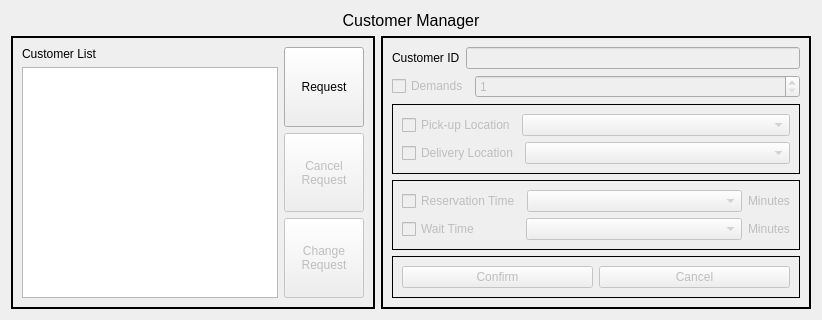
       <widget class="QWidget" name="customerManagerPage">
        <layout class="QVBoxLayout" name="verticalLayout_28">
         <item>
          <layout class="QVBoxLayout" name="verticalLayout_19">
           <item>
            <widget class="QLabel" name="cusManLabel">
             <property name="font">
              <font>
               <pointsize>12</pointsize>
              </font>
             </property>
             <property name="text">
              <string>Customer Manager</string>
             </property>
             <property name="alignment">
              <set>Qt::AlignCenter</set>
             </property>
            </widget>
           </item>
           <item>
            <layout class="QHBoxLayout" name="horizontalLayout_36">
             <item>
              <widget class="QFrame" name="frame">
               <property name="frameShape">
                <enum>QFrame::WinPanel</enum>
               </property>
               <layout class="QHBoxLayout" name="horizontalLayout_51">
                <item>
                 <layout class="QHBoxLayout" name="horizontalLayout_50">
                  <item>
                   <layout class="QVBoxLayout" name="verticalLayout_20">
                    <item>
                     <layout class="QHBoxLayout" name="horizontalLayout_34">
                      <item>
                       <widget class="QLabel" name="cusTableLabel">
                        <property name="text">
                         <string>Customer List</string>
                        </property>
                       </widget>
                      </item>
                     </layout>
                    </item>
                    <item>
                     <widget class="QTableWidget" name="cusTableWidget">
                      <property name="minimumSize">
                       <size>
                        <width>0</width>
                        <height>0</height>
                       </size>
                      </property>
                     </widget>
                    </item>
                   </layout>
                  </item>
                  <item>
                   <layout class="QVBoxLayout" name="verticalLayout_15">
                    <item>
                     <widget class="QPushButton" name="cusReqBtn">
                      <property name="sizePolicy">
                       <sizepolicy hsizetype="Minimum" vsizetype="Expanding">
                        <horstretch>0</horstretch>
                        <verstretch>0</verstretch>
                       </sizepolicy>
                      </property>
                      <property name="text">
                       <string>Request</string>
                      </property>
                     </widget>
                    </item>
                    <item>
                     <widget class="QPushButton" name="cusCancelReqBtn">
                      <property name="enabled">
                       <bool>false</bool>
                      </property>
                      <property name="sizePolicy">
                       <sizepolicy hsizetype="Minimum" vsizetype="Expanding">
                        <horstretch>0</horstretch>
                        <verstretch>0</verstretch>
                       </sizepolicy>
                      </property>
                      <property name="text">
                       <string>Cancel
Request</string>
                      </property>
                     </widget>
                    </item>
                    <item>
                     <widget class="QPushButton" name="cusChgReqBtn">
                      <property name="enabled">
                       <bool>false</bool>
                      </property>
                      <property name="sizePolicy">
                       <sizepolicy hsizetype="Minimum" vsizetype="Expanding">
                        <horstretch>0</horstretch>
                        <verstretch>0</verstretch>
                       </sizepolicy>
                      </property>
                      <property name="text">
                       <string>Change
Request</string>
                      </property>
                     </widget>
                    </item>
                   </layout>
                  </item>
                 </layout>
                </item>
               </layout>
              </widget>
             </item>
             <item>
              <widget class="QFrame" name="frame">
               <property name="sizePolicy">
                <sizepolicy hsizetype="Maximum" vsizetype="Preferred">
                 <horstretch>0</horstretch>
                 <verstretch>0</verstretch>
                </sizepolicy>
               </property>
               <property name="minimumSize">
                <size>
                 <width>430</width>
                 <height>0</height>
                </size>
               </property>
               <property name="maximumSize">
                <size>
                 <width>430</width>
                 <height>16777215</height>
                </size>
               </property>
               <property name="frameShape">
                <enum>QFrame::WinPanel</enum>
               </property>
               <layout class="QVBoxLayout" name="verticalLayout_18">
                <item>
                 <layout class="QHBoxLayout" name="horizontalLayout_33">
                  <item>
                   <widget class="QLabel" name="cusIdLabel">
                    <property name="sizePolicy">
                     <sizepolicy hsizetype="Fixed" vsizetype="Preferred">
                      <horstretch>0</horstretch>
                      <verstretch>0</verstretch>
                     </sizepolicy>
                    </property>
                    <property name="text">
                     <string>Customer ID</string>
                    </property>
                   </widget>
                  </item>
                  <item>
                   <widget class="QLineEdit" name="cusIdEdit">
                    <property name="enabled">
                     <bool>false</bool>
                    </property>
                    <property name="sizePolicy">
                     <sizepolicy hsizetype="Preferred" vsizetype="Fixed">
                      <horstretch>0</horstretch>
                      <verstretch>0</verstretch>
                     </sizepolicy>
                    </property>
                   </widget>
                  </item>
                 </layout>
                </item>
                <item>
                 <layout class="QHBoxLayout" name="horizontalLayout_32">
                  <item>
                   <widget class="QCheckBox" name="cusDemandsChBox">
                    <property name="enabled">
                     <bool>false</bool>
                    </property>
                    <property name="sizePolicy">
                     <sizepolicy hsizetype="Fixed" vsizetype="Fixed">
                      <horstretch>0</horstretch>
                      <verstretch>0</verstretch>
                     </sizepolicy>
                    </property>
                    <property name="text">
                     <string>Demands</string>
                    </property>
                   </widget>
                  </item>
                  <item>
                   <widget class="QSpinBox" name="cusDemandsSpBox">
                    <property name="enabled">
                     <bool>false</bool>
                    </property>
                    <property name="sizePolicy">
                     <sizepolicy hsizetype="Preferred" vsizetype="Fixed">
                      <horstretch>0</horstretch>
                      <verstretch>0</verstretch>
                     </sizepolicy>
                    </property>
                    <property name="minimum">
                     <number>1</number>
                    </property>
                    <property name="maximum">
                     <number>10</number>
                    </property>
                    <property name="value">
                     <number>1</number>
                    </property>
                   </widget>
                  </item>
                 </layout>
                </item>
                <item>
                 <widget class="QFrame" name="frame">
                  <property name="frameShape">
                   <enum>QFrame::Panel</enum>
                  </property>
                  <layout class="QVBoxLayout" name="verticalLayout_17">
                   <item>
                    <layout class="QHBoxLayout" name="horizontalLayout_31">
                     <item>
                      <widget class="QCheckBox" name="cusPULocChBox">
                       <property name="enabled">
                        <bool>false</bool>
                       </property>
                       <property name="sizePolicy">
                        <sizepolicy hsizetype="Fixed" vsizetype="Fixed">
                         <horstretch>0</horstretch>
                         <verstretch>0</verstretch>
                        </sizepolicy>
                       </property>
                       <property name="text">
                        <string>Pick-up Location</string>
                       </property>
                      </widget>
                     </item>
                     <item>
                      <widget class="QComboBox" name="cusPULocCoBox">
                       <property name="enabled">
                        <bool>false</bool>
                       </property>
                       <property name="sizePolicy">
                        <sizepolicy hsizetype="Preferred" vsizetype="Fixed">
                         <horstretch>0</horstretch>
                         <verstretch>0</verstretch>
                        </sizepolicy>
                       </property>
                      </widget>
                     </item>
                    </layout>
                   </item>
                   <item>
                    <layout class="QHBoxLayout" name="horizontalLayout_30">
                     <item>
                      <widget class="QCheckBox" name="cusDLocChBox">
                       <property name="enabled">
                        <bool>false</bool>
                       </property>
                       <property name="sizePolicy">
                        <sizepolicy hsizetype="Fixed" vsizetype="Fixed">
                         <horstretch>0</horstretch>
                         <verstretch>0</verstretch>
                        </sizepolicy>
                       </property>
                       <property name="text">
                        <string>Delivery Location</string>
                       </property>
                      </widget>
                     </item>
                     <item>
                      <widget class="QComboBox" name="cusDLocCoBox">
                       <property name="enabled">
                        <bool>false</bool>
                       </property>
                       <property name="sizePolicy">
                        <sizepolicy hsizetype="Preferred" vsizetype="Fixed">
                         <horstretch>0</horstretch>
                         <verstretch>0</verstretch>
                        </sizepolicy>
                       </property>
                      </widget>
                     </item>
                    </layout>
                   </item>
                  </layout>
                 </widget>
                </item>
                <item>
                 <widget class="QFrame" name="frame">
                  <property name="frameShape">
                   <enum>QFrame::Panel</enum>
                  </property>
                  <layout class="QVBoxLayout" name="verticalLayout_16">
                   <item>
                    <layout class="QHBoxLayout" name="horizontalLayout_29">
                     <item>
                      <widget class="QCheckBox" name="cusRSTimeChBox">
                       <property name="enabled">
                        <bool>false</bool>
                       </property>
                       <property name="sizePolicy">
                        <sizepolicy hsizetype="Fixed" vsizetype="Fixed">
                         <horstretch>0</horstretch>
                         <verstretch>0</verstretch>
                        </sizepolicy>
                       </property>
                       <property name="text">
                        <string>Reservation Time</string>
                       </property>
                      </widget>
                     </item>
                     <item>
                      <widget class="QComboBox" name="cusRSTimeCoBox">
                       <property name="enabled">
                        <bool>false</bool>
                       </property>
                       <property name="sizePolicy">
                        <sizepolicy hsizetype="Preferred" vsizetype="Fixed">
                         <horstretch>0</horstretch>
                         <verstretch>0</verstretch>
                        </sizepolicy>
                       </property>
                      </widget>
                     </item>
                     <item>
                      <widget class="QLabel" name="cusRSTimeMinLabel">
                       <property name="enabled">
                        <bool>false</bool>
                       </property>
                       <property name="sizePolicy">
                        <sizepolicy hsizetype="Fixed" vsizetype="Preferred">
                         <horstretch>0</horstretch>
                         <verstretch>0</verstretch>
                        </sizepolicy>
                       </property>
                       <property name="text">
                        <string>Minutes</string>
                       </property>
                      </widget>
                     </item>
                    </layout>
                   </item>
                   <item>
                    <layout class="QHBoxLayout" name="horizontalLayout_28">
                     <item>
                      <widget class="QCheckBox" name="cusWTimeChBox">
                       <property name="enabled">
                        <bool>false</bool>
                       </property>
                       <property name="sizePolicy">
                        <sizepolicy hsizetype="Fixed" vsizetype="Fixed">
                         <horstretch>0</horstretch>
                         <verstretch>0</verstretch>
                        </sizepolicy>
                       </property>
                       <property name="text">
                        <string>Wait Time            </string>
                       </property>
                      </widget>
                     </item>
                     <item>
                      <widget class="QComboBox" name="cusWTimeCoBox">
                       <property name="enabled">
                        <bool>false</bool>
                       </property>
                       <property name="sizePolicy">
                        <sizepolicy hsizetype="Preferred" vsizetype="Fixed">
                         <horstretch>0</horstretch>
                         <verstretch>0</verstretch>
                        </sizepolicy>
                       </property>
                      </widget>
                     </item>
                     <item>
                      <widget class="QLabel" name="cusWTimeMinLabel">
                       <property name="enabled">
                        <bool>false</bool>
                       </property>
                       <property name="sizePolicy">
                        <sizepolicy hsizetype="Fixed" vsizetype="Preferred">
                         <horstretch>0</horstretch>
                         <verstretch>0</verstretch>
                        </sizepolicy>
                       </property>
                       <property name="text">
                        <string>Minutes</string>
                       </property>
                      </widget>
                     </item>
                    </layout>
                   </item>
                  </layout>
                 </widget>
                </item>
                <item>
                 <widget class="QFrame" name="frame">
                  <property name="frameShape">
                   <enum>QFrame::Panel</enum>
                  </property>
                  <layout class="QHBoxLayout" name="horizontalLayout_35">
                   <item>
                    <widget class="QPushButton" name="cusConfirmBtn">
                     <property name="enabled">
                      <bool>false</bool>
                     </property>
                     <property name="sizePolicy">
                      <sizepolicy hsizetype="Preferred" vsizetype="Expanding">
                       <horstretch>0</horstretch>
                       <verstretch>0</verstretch>
                      </sizepolicy>
                     </property>
                     <property name="text">
                      <string>Confirm</string>
                     </property>
                    </widget>
                   </item>
                   <item>
                    <widget class="QPushButton" name="cusCancelBtn">
                     <property name="enabled">
                      <bool>false</bool>
                     </property>
                     <property name="sizePolicy">
                      <sizepolicy hsizetype="Preferred" vsizetype="Expanding">
                       <horstretch>0</horstretch>
                       <verstretch>0</verstretch>
                      </sizepolicy>
                     </property>
                     <property name="text">
                      <string>Cancel</string>
                     </property>
                    </widget>
                   </item>
                  </layout>
                 </widget>
                </item>
               </layout>
              </widget>
             </item>
            </layout>
           </item>
          </layout>
         </item>
        </layout>
       </widget>
